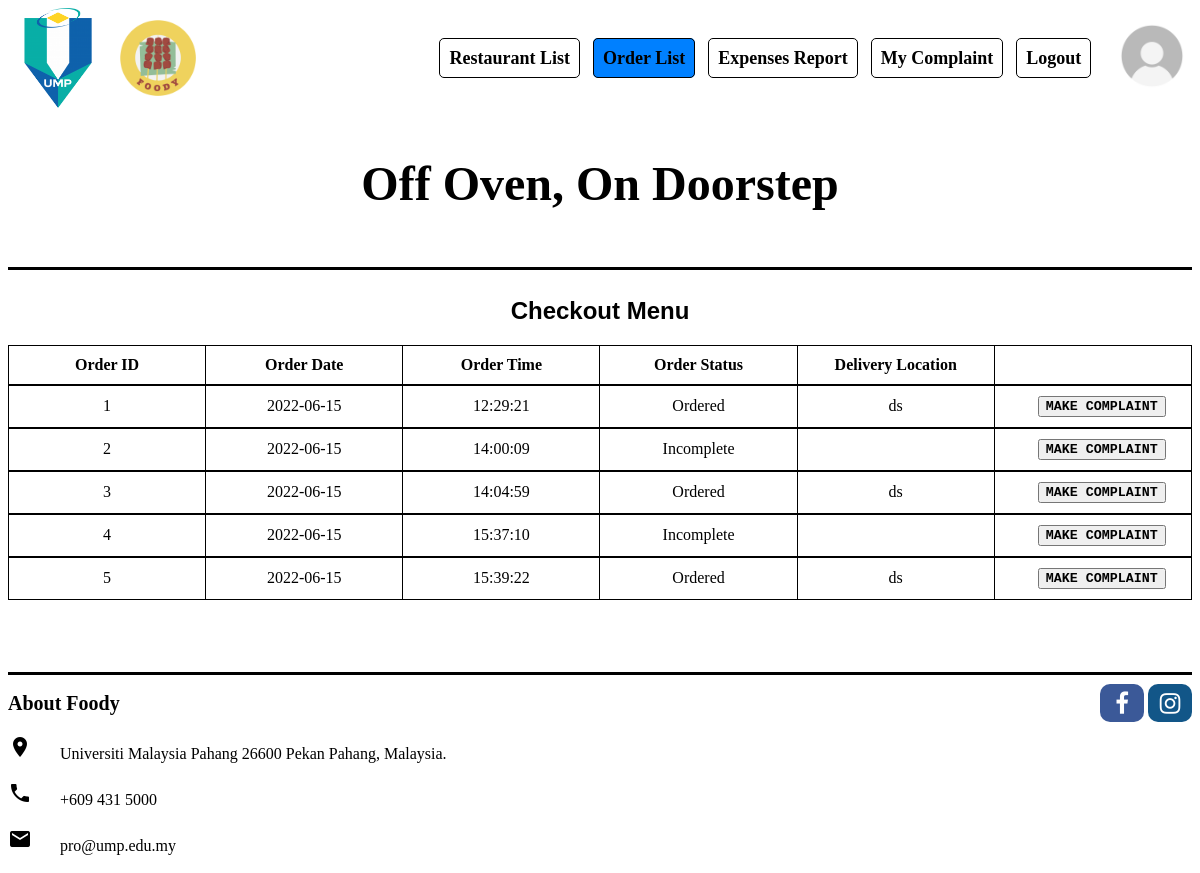
Page /general_user/checkout.php on the committed database.
### tables this page shows
CREATE TABLE `order_list` (
  `order_ID` int NOT NULL,
  `orderDate` date DEFAULT NULL,
  `orderTime` time DEFAULT NULL,
  `totalPayment` float DEFAULT NULL,
  `orderStatus` varchar(100) DEFAULT NULL,
  `delLocation` varchar(100) DEFAULT NULL,
  `RO_username` varchar(100) DEFAULT NULL,
  `username` varchar(100) DEFAULT NULL,
  `rider_username` varchar(100) DEFAULT NULL
);

### general_user/checkout.php (the view, shortened to what this page needs)
<!DOCTYPE html>
<html lang="en">
  <head>
    <link rel="stylesheet" href="https://cdnjs.cloudflare.com/ajax/libs/font-awesome/4.7.0/css/font-awesome.min.css">
      </head>
    <header class="wrapper">
        <img src="../resources/../resources/ump logo.png" alt="UMP" width="100" height="100">
        <img src="../resources/foody logo.png" alt="Foody" width="100" height="100">
        <nav>
        <a href="../general_user/resList.php">Restaurant List</a>
        <a class="active" href="../general_user/checkout.php">Order List</a>
        <a href="../general_user/expensesReport.php">Expenses Report</a>
        <a href="../complaint/UserViewComplaint.php">My Complaint</a>
        <a href="logout.php" onclick="return checklogout()">Logout</a>
        </nav>
        <a href="profile.php"><img src="../resources/../resources/profile.jpg" alt="profile" width="80" height="80"></a>
        <br>
        <h3>Off Oven, On Doorstep</h3>
    <div STYLE="background-color:#000000; height:3px; width:100%;"></div>
    <br>
    </header>
      <body>
        <h2>Checkout Menu</h2>
        <table style="width:100%">
        <tr>
            <th>Order ID</th>
            <th>Order Date</th>
            <th>Order Time</th>
            <th>Order Status</th>
            <th>Delivery Location</th>
            <th></th>
          </tr>
        <?php
        include("../db/db.php");
        $query = "SELECT * FROM `order_list`";
        $result = mysqli_query($conn,$query);
        while ($row=mysqli_fetch_assoc($result)) {
          $order_ID = $row["order_ID"];
          $orderDate = $row["orderDate"];
          $orderTime = $row["orderTime"];
          $orderStatus = $row["orderStatus"];
          $delLocation = $row["delLocation"];
?>
        <table style="width:100%">
          <tr>
            <td>
              <?php echo $order_ID; ?>
            </td>
            <td>
              <?php echo $orderDate; ?>
            </td>
            <td>
              <?php echo $orderTime; ?>
            </td>
            <td>
              <?php echo $orderStatus; ?>
            </td>
            <td>
              <?php echo $delLocation; ?>
            </td>
            <td>
              <a href="../complaint/IndexUserMakeComplaint.php?order_ID=<?php echo $order_ID; ?>">
              <button style="font-family:Courier New;margin-left:10%;font-weight: bold; "type="submit" name="makeComplaint">MAKE COMPLAINT</button>
              </a>
            </td>
          </tr>
        </table>
          <?php
        }
      ?>
    </body>
<br><br><br><br>
<DIV STYLE="background-color:#000000; height:3px; width:100%;">
<footer class="wrapper">
        <div>
            <p style="font-size: 20px;"> <b>About Foody</b> </p>
            <div>
                <a href="#" class="fa fa-facebook fa-lg"></a>
                <a href="#" class="fa fa-instagram fa-lg"></a>
            </div>
        </div>
        <i class="material-icons">location_on</i>
        <span class="icon-text"> Universiti Malaysia Pahang 26600 Pekan Pahang, Malaysia. </span>
        <br><br><i class="material-icons">local_phone</i>
        <span class="icon-text"> +609 431 5000 </span>
        <br><br><i class="material-icons">email</i>
        <span class="icon-text"> pro@ump.edu.my </span>
        <br><br>
</footer>
</html>

### general_user/checkout.php (style rules this page uses)
header { display: flex; flex-flow: wrap; justify-content: space-between; align-items: center; white-space: nowrap; }
header > nav { margin-left: auto; margin-right: 1%; text-decoration: none; }
header > nav > a { border: black solid 1px; text-decoration: none; padding: 0.5em; margin-right: 0.5em; border-radius: 5px; color: black; font-weight: bold; font-size: 18px; }
header > nav > a.active { color: black; background-color: rgb(0 ,128 ,255); }
header > h3 { width: 100%; text-align: center; style=font-family:Georgia Garamond; font-size:300%; }
footer > div { display: flex; justify-content: space-between; align-items: center; white-space: nowrap; }
footer > div > div { margin-left: auto; }
.fa { padding: 10px; width: 1em; border-radius: 10px; text-align: center; font-size: 1.5em; text-decoration: none; }
.fa-facebook { background: #3B5998; color: white; }
.fa-instagram { background: #125688; color: white; }
.icon-text { display: inline-flex; align-items: center; padding:0 24px; }
table, th, td { border-collapse: collapse; border:1px solid black; width: 10%; padding: 10px; }
h2 { text-align: center; font-family:arial; }
td { width: 10%; text-align: center; vertical-align: middle; }

### rows in the picture
order_list: order_ID "1", orderDate "2022-06-15", orderTime "12:29:21", orderStatus "Ordered", delLocation "ds"
order_list: order_ID "2", orderDate "2022-06-15", orderTime "14:00:09", orderStatus "Incomplete"
order_list: order_ID "3", orderDate "2022-06-15", orderTime "14:04:59", orderStatus "Ordered", delLocation "ds"
order_list: order_ID "4", orderDate "2022-06-15", orderTime "15:37:10", orderStatus "Incomplete"
order_list: order_ID "5", orderDate "2022-06-15", orderTime "15:39:22", orderStatus "Ordered", delLocation "ds"
